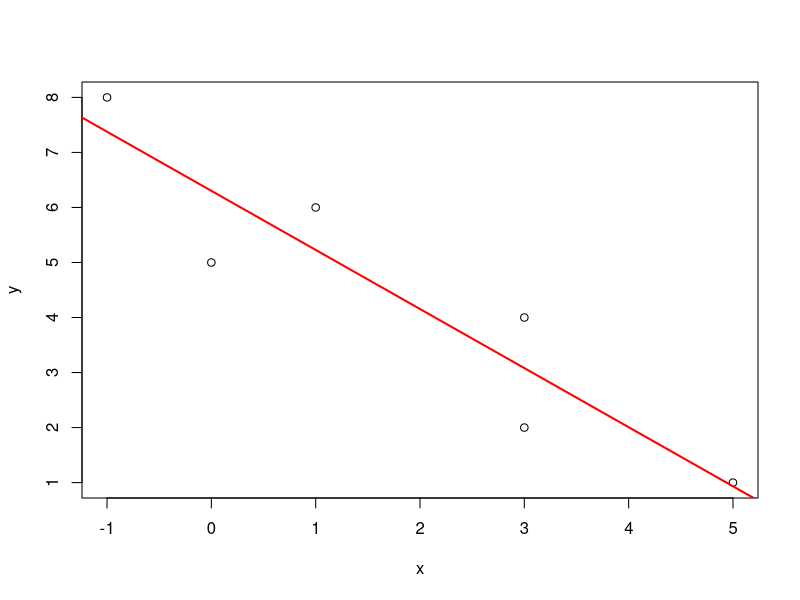
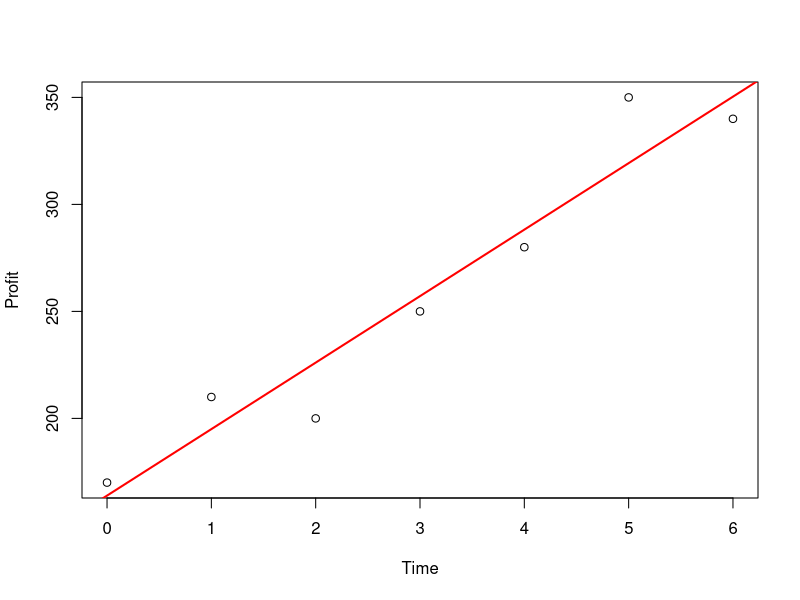
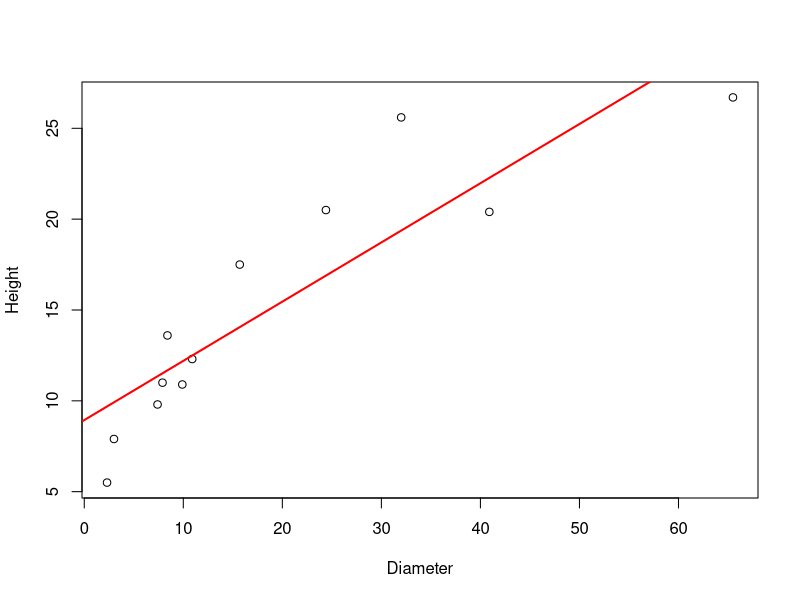
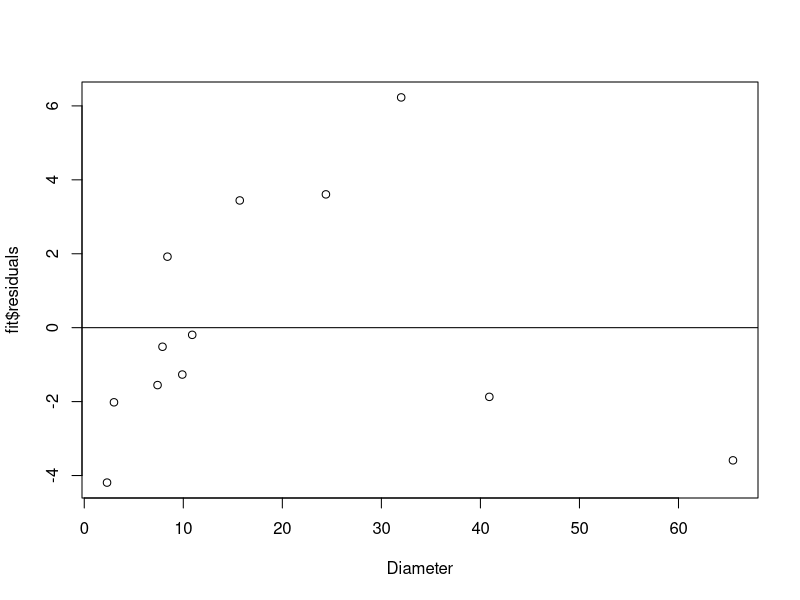
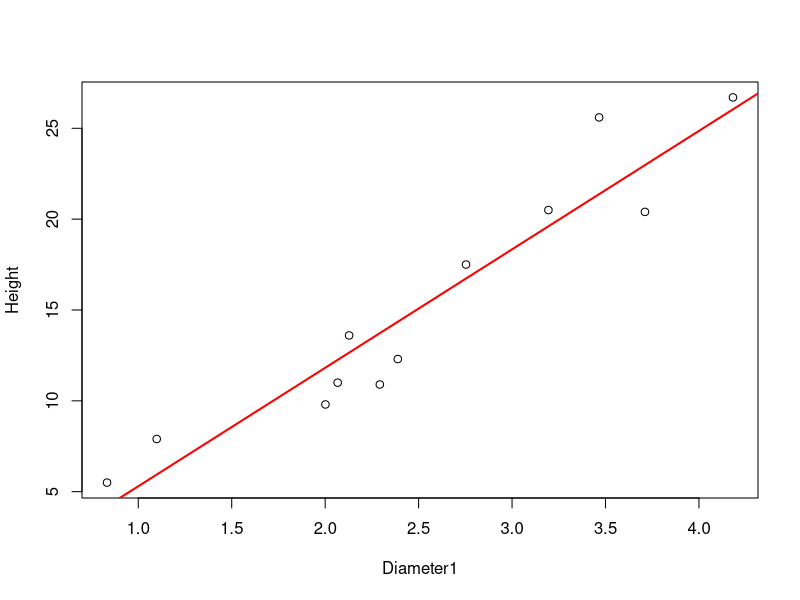

Source code (R) for these figures, in order:
## ---- chunk 1
#scatterplot
x<- c(-1,0,1,3,3,5)
y<-c(8,5,6,2,4,1)
plot(x,y)
#fit least square line
fit<- lm(y~x)
fit
abline(fit,col="red",lwd=2)
# Find Pearson correlation coefficient and R^2
cor(y,x)
cor(y,x)^2
## ---- chunk 2
GNP<-c(2360,340,780,940,1120,1940,7750,2520,16090,240)
LE<-c(65,59,62,64,66,74,74,71,76,47)
CBR<-c(34,31,36,36,32,32,18,21,14,48)
cor(GNP,CBR,method="spearman")
cor(GNP,LE,method="spearman")
## ---- chunk 3
Time<-c(0,1,2,3,4,5,6)
Profit<-c(170,210,200,250,280,350,340)
#scatter plot
plot(Time,Profit)
#find least square line
fit<- lm(Profit~Time)
fit
abline(fit,col="red",lwd=2)
# Find Pearson correlation coefficient and R^2
cor(Profit,Time)
cor(Profit,Time)^2
## ---- chunk 4
163.93+31.07*7
## ---- chunk 5
Diameter<-c(2.3,3.0,7.4,7.9,8.4,9.9,10.9,15.7,24.4,32.0,40.9,65.5)
Height<-c(5.5,7.9,9.8,11.0,13.6,10.9,12.3,17.5,20.5,25.6,20.4,26.7)
plot(Diameter,Height)
#fit least square line
fit<- lm(Height~Diameter)
fit
abline(fit,col="red",lwd=2)
# Find Pearson correlation coefficient and R^2
cor(Height,Diameter)
cor(Height,Diameter)^2
## ---- chunk 6
#Residual plot
plot(Diameter,fit$residuals)
abline(h=0)
## ---- chunk 7
Diameter1<-log(Diameter)
Diameter1
## ---- chunk 8
plot(Diameter1,Height)
#fit least square line
fit<- lm(Height~Diameter1)
fit
abline(fit,col="red",lwd=2)
# Find Pearson correlation coefficient and R^2
cor(Height,Diameter1)
cor(Height,Diameter1)^2
